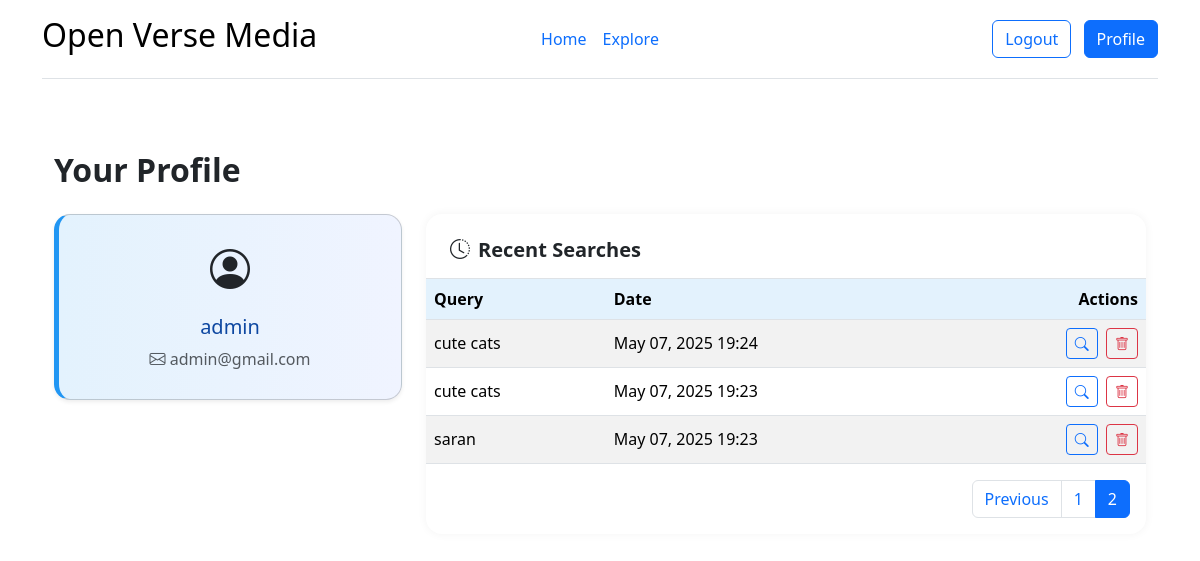
/search/profile/?page=2 (signed in), run on the app's committed database.
### accounts/models.py (models this page shows, shortened)
class CustomUser(AbstractUser):
    email = models.EmailField(unique=True)
    address = models.TextField(blank=True, null=True)
    phone = models.CharField(max_length=20, blank=True, null=True)

### openmedia/models.py (models this page shows, shortened)
class SearchHistory(models.Model):
    user = models.ForeignKey(User, on_delete=models.CASCADE)
    query = models.CharField(max_length=255)
    timestamp = models.DateTimeField(auto_now_add=True)

### openmedia/views.py (the view)
# urls.py: path('profile/', profile_view, name='profile'),
@login_required
def profile_view(request):
    search_list = SearchHistory.objects.filter(user=request.user).order_by('-timestamp')
    paginator = Paginator(search_list, 5)  # 5 per page
    page_number = request.GET.get('page')
    page_obj = paginator.get_page(page_number)
    return render(request, 'profile.html', {'searches': page_obj, 'title':'Profile'})

### templates/profile.html (shortened to what this page needs)
{% extends "base.html" %}
{% block content %}
<div class="container py-5">
  <h2 class="mb-4 fw-bold">Your Profile</h2>
  <div class="row g-4">
    <div class="col-md-4">
      <div class="card profile-card shadow-sm p-4 text-center">
        <i class="bi bi-person-circle fs-1 mb-3"></i>
        <h5>{{ request.user.get_full_name|default:request.user.username }}</h5>
        <p class="mb-1 text-muted"><i class="bi bi-envelope"></i> {{ request.user.email }}</p>
      </div>
    </div>
    <div class="col-md-8">
      <div class="table-wrapper bg-white">
        <div class="px-4 pt-4 pb-2 border-bottom">
          <h5 class="fw-bold"><i class="bi bi-clock-history me-2"></i>Recent Searches</h5>
        </div>
        {% if searches %}
          <div class="table-responsive">
            <table class="table table-striped mb-0 align-middle">
              <thead>
                <tr>
                  <th>Query</th>
                  <th>Date</th>
                  <th class="text-end">Actions</th>
                </tr>
              </thead>
              <tbody>
                {% for search in searches %}
                  <tr>
                    <td>{{ search.query }}</td>
                    <td>{{ search.timestamp|date:"M d, Y H:i" }}</td>
                    <td class="text-end">
                      <a href="{% url 'search_media' %}?q={{ search.query }}" class="btn btn-sm btn-outline-primary me-1" title="View again">
                        <i class="bi bi-search"></i>
                      </a>
                      <form method="POST" action="{% url 'delete_search' search.id %}" class="d-inline">
                        <button type="submit" class="btn btn-sm btn-outline-danger" title="Delete">
                          <i class="bi bi-trash"></i>
                        </button>
                      </form>
                    </td>
                  </tr>
                {% endfor %}
              </tbody>
            </table>
          </div>
          <div class="p-3">
            {% if searches.has_other_pages %}
              <nav>
                <ul class="pagination justify-content-end mb-0">
                  {% if searches.has_previous %}
                    <li class="page-item">
                      <a class="page-link" href="?page={{ searches.previous_page_number }}">Previous</a>
                    </li>
                  {% endif %}
                  {% for i in searches.paginator.page_range %}
                    <li class="page-item {% if searches.number == i %}active{% endif %}">
                      <a class="page-link" href="?page={{ i }}">{{ i }}</a>
                    </li>
                  {% endfor %}
                </ul>
              </nav>
            {% endif %}
          </div>
        {% else %}
          <div class="p-4 text-muted">No search history yet.</div>
        {% endif %}
      </div>
    </div>
  </div>
</div>
{% endblock %}

### templates/profile.html (style rules this page uses)
.profile-card { background: linear-gradient(to right, #e3f2fd, #f0f4ff); border-left: 5px solid #2196f3; border-radius: 1rem; }
.profile-card h5 { color: #0d47a1; }
.table-wrapper { border-radius: 1rem; overflow: hidden; box-shadow: 0 0 10px rgba(0,0,0,0.05); }
.table th { background-color: #e3f2fd; font-weight: 600; }

### data on the page
CustomUser: user.get_full_name "admin", user.email "admin@gmail.com"
SearchHistory: query "cute cats", timestamp "May 07, 2025 19:24"
SearchHistory: query "cute cats", timestamp "May 07, 2025 19:23"
SearchHistory: query "saran", timestamp "May 07, 2025 19:23"

### other printed values
{{ i }} "1" "2"
